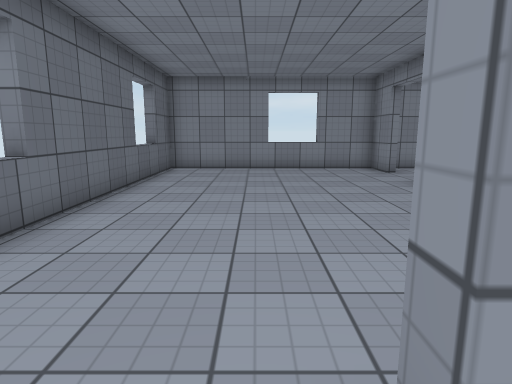
[1] (above)

17 first-person views from a walk through a Unity game level. The camera is 1.4 m above the floor, tilts 10° down and sees 75° across. The floor is counted in squares, 1 m on a side. Each view is taken from the middle of a square. On the plan, view 1 faces up. The plan holds only what a view shows up to about 15 squares ahead; the rest is blank. The place goes on beyond the plan. The player character is not drawn. Door leaves are left out, so doorways stand open. Surface patterns are stand-ins for the level's own textures.

[2]
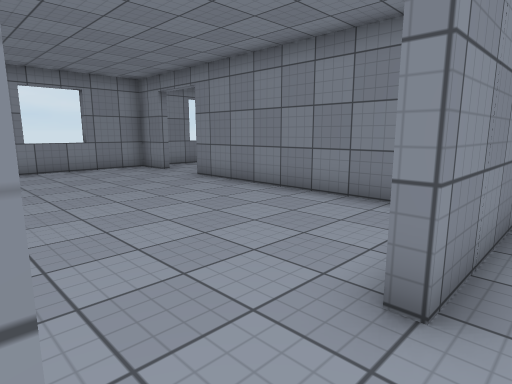

[3]
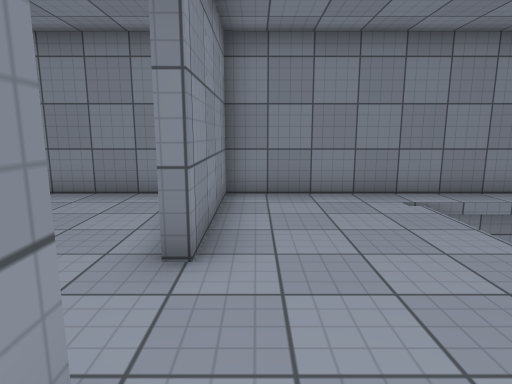

[4]
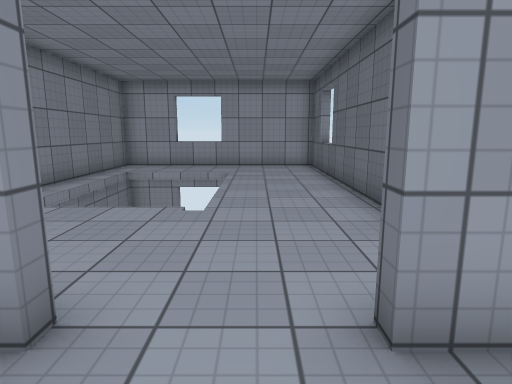

[5]
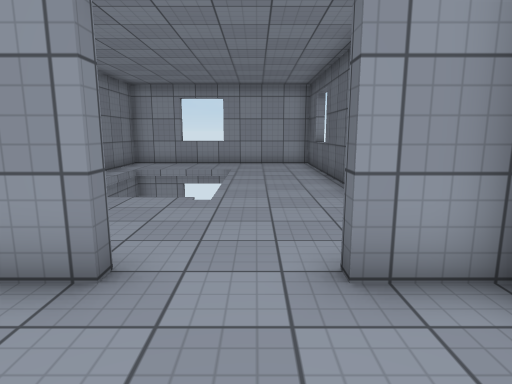

[6]
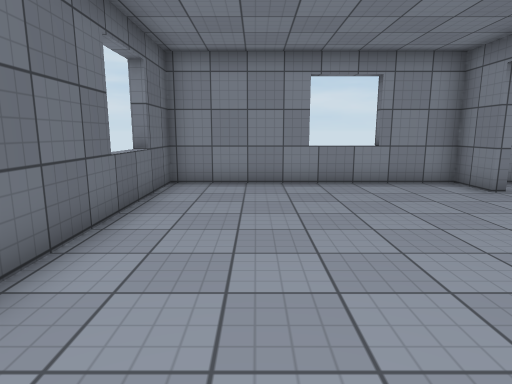

[7]
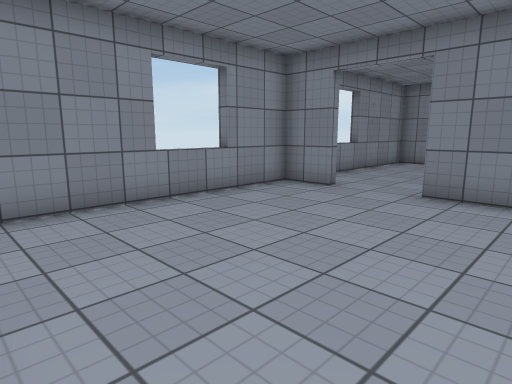

[8]
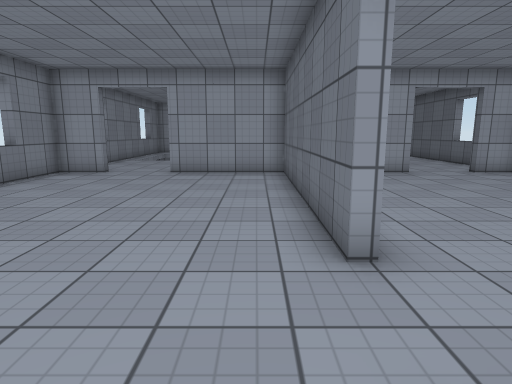

[9]
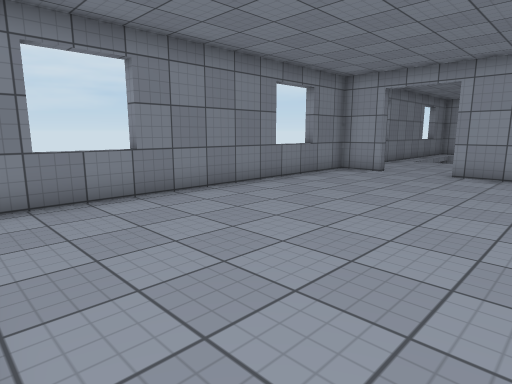

[10]
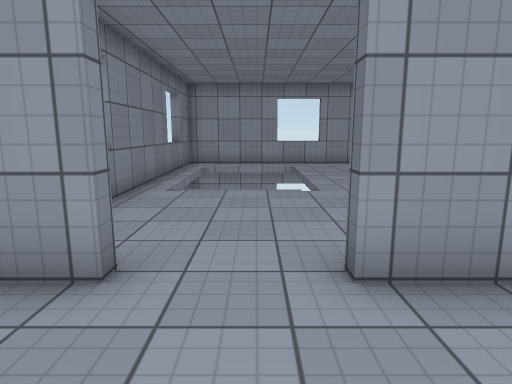

[11]
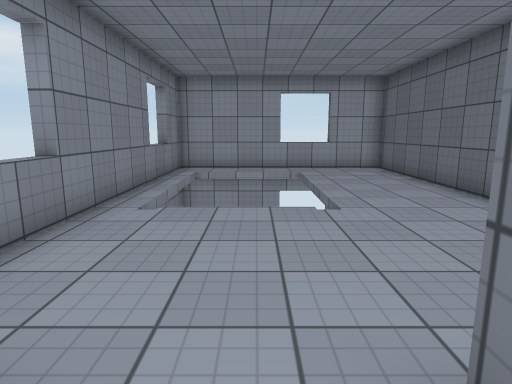

[12]
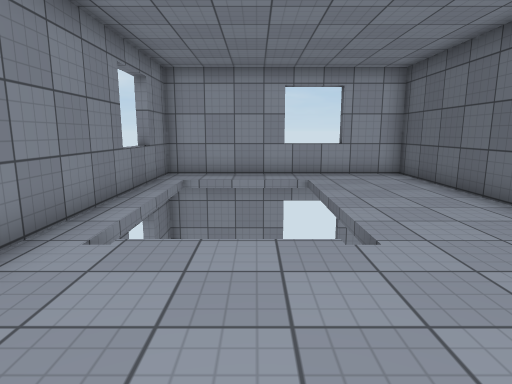

[13]
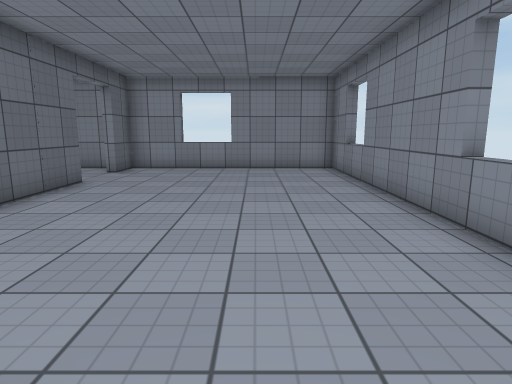

[14]
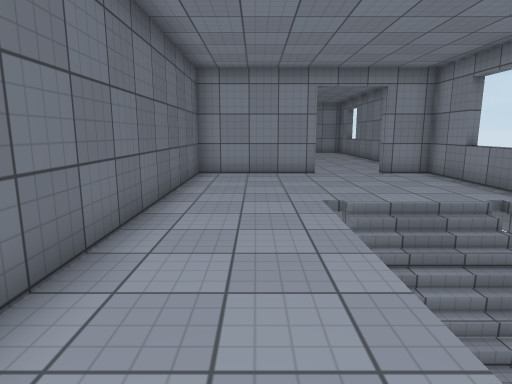

[15]
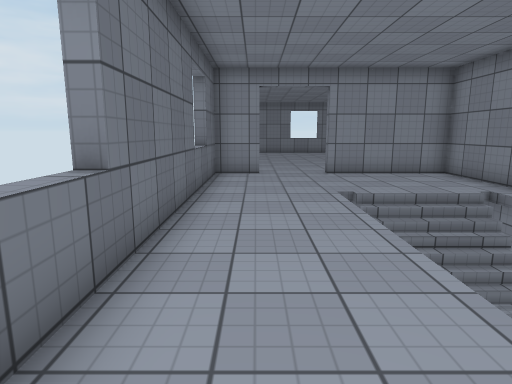

[16]
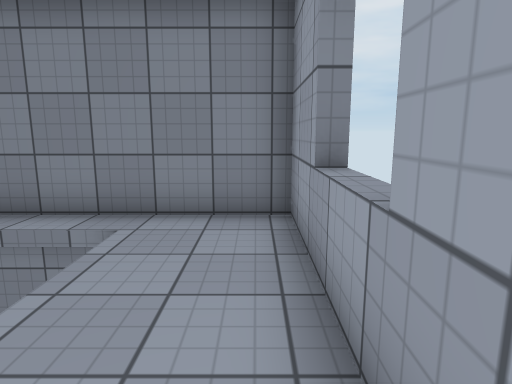

[17]
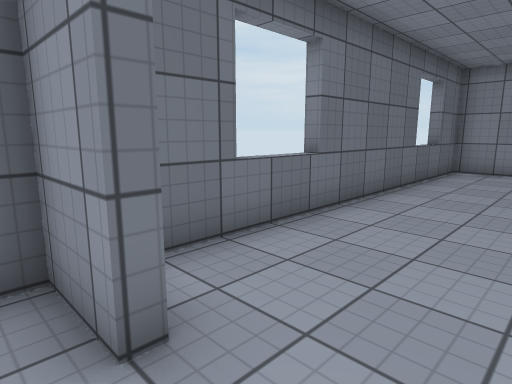

### Floor plan
Key: @ floor where view 1 was taken; # wall or solid block; . floor; / step, stairs or slope; D open door; = window, fence, low wall or low ledge; v drop or lower ground.
Columns run from 4 left of view 1 to 13 right of it. Each row starts with its distance up from view 1.
 14  #DDD==#####=#DD#
 13 #........#.......#
 12 #........D.......#
 11 =........D.......=
 10 =........D.......=
  9 #........#.......#
  8 #........#.......#
  7 #........#.......#
  6 #........#.......#
  5 #........#.......#
  4 =........#.......=
  3 #........#.......#
  2 #........#.......#
  1 ##DDDDDD###DDDDD##
  0 #...@....#.......#
 -1 #........#.......#
 -2 =........#.......=
 -3 #...v....#.......#
 -4 #...v///.#.......#
 -5 #...v///.#...v//v#
 -6 #...v   .#...v///#
 -7 #...v   .#... //v#
 -8 #.../   .#...   v#
 -9 =...////.#...   /=
-10 #........#...////#
-11 #........#.......#
-12  ####==#####=#####

Positions as (right, up) in squares from view 1, and headings:
1: (0, 0), facing up
2: (-2, 0), facing up-right
3: (-3, 0), facing right
4: (-1, 3), facing down
5: (-1, 4), facing down
6: (-1, 4), facing up
7: (-3, 7), facing up-right
8: (6, 13), facing down
9: (6, 13), facing down-right
10: (10, 4), facing down
11: (10, 2), facing down
12: (10, 0), facing down
13: (10, 0), facing up
14: (7, -11), facing up
15: (-2, -11), facing up
16: (-1, -11), facing right
17: (0, 0), facing up-left
